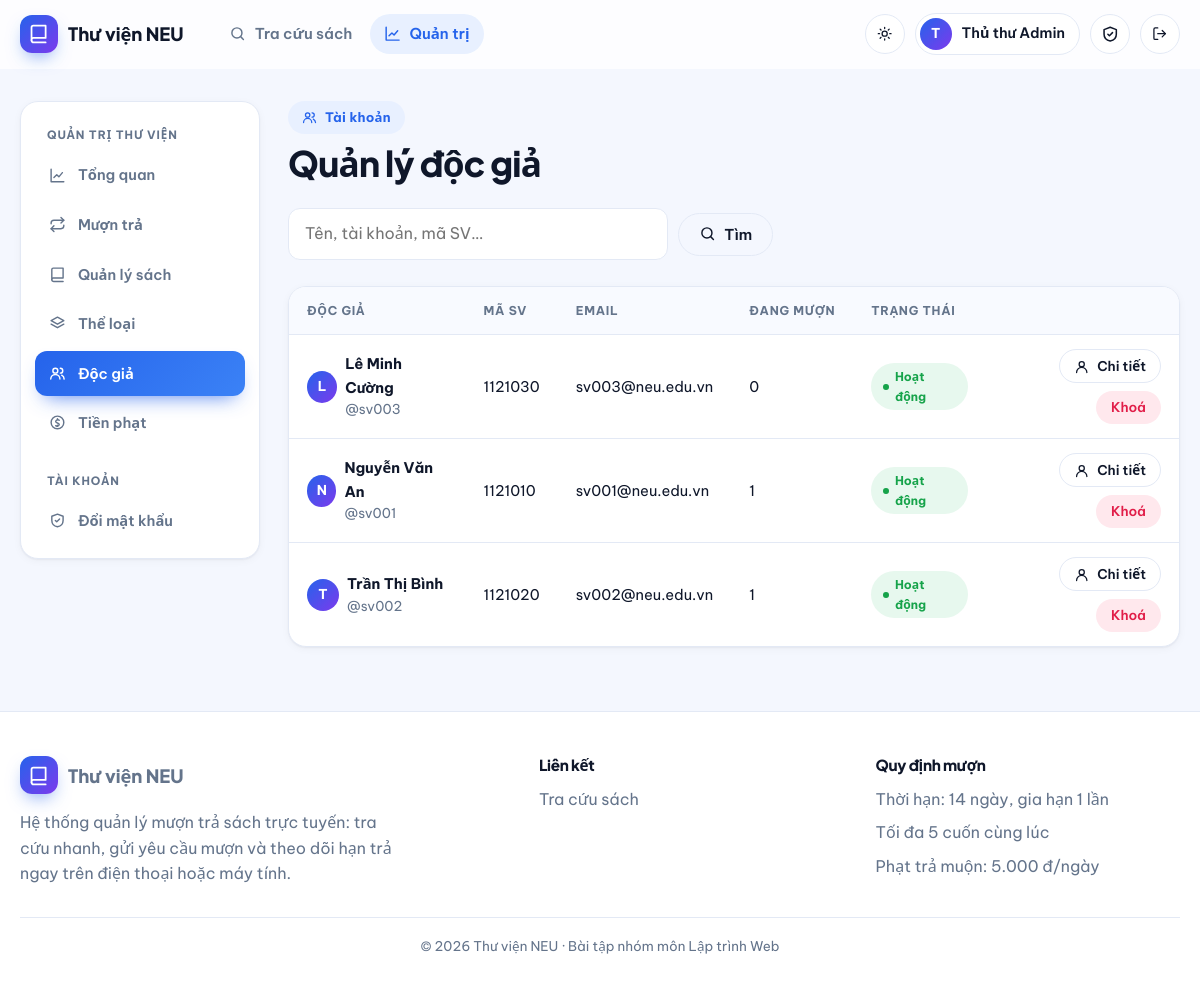
Before: /admin/users (signed in) with the older database file.
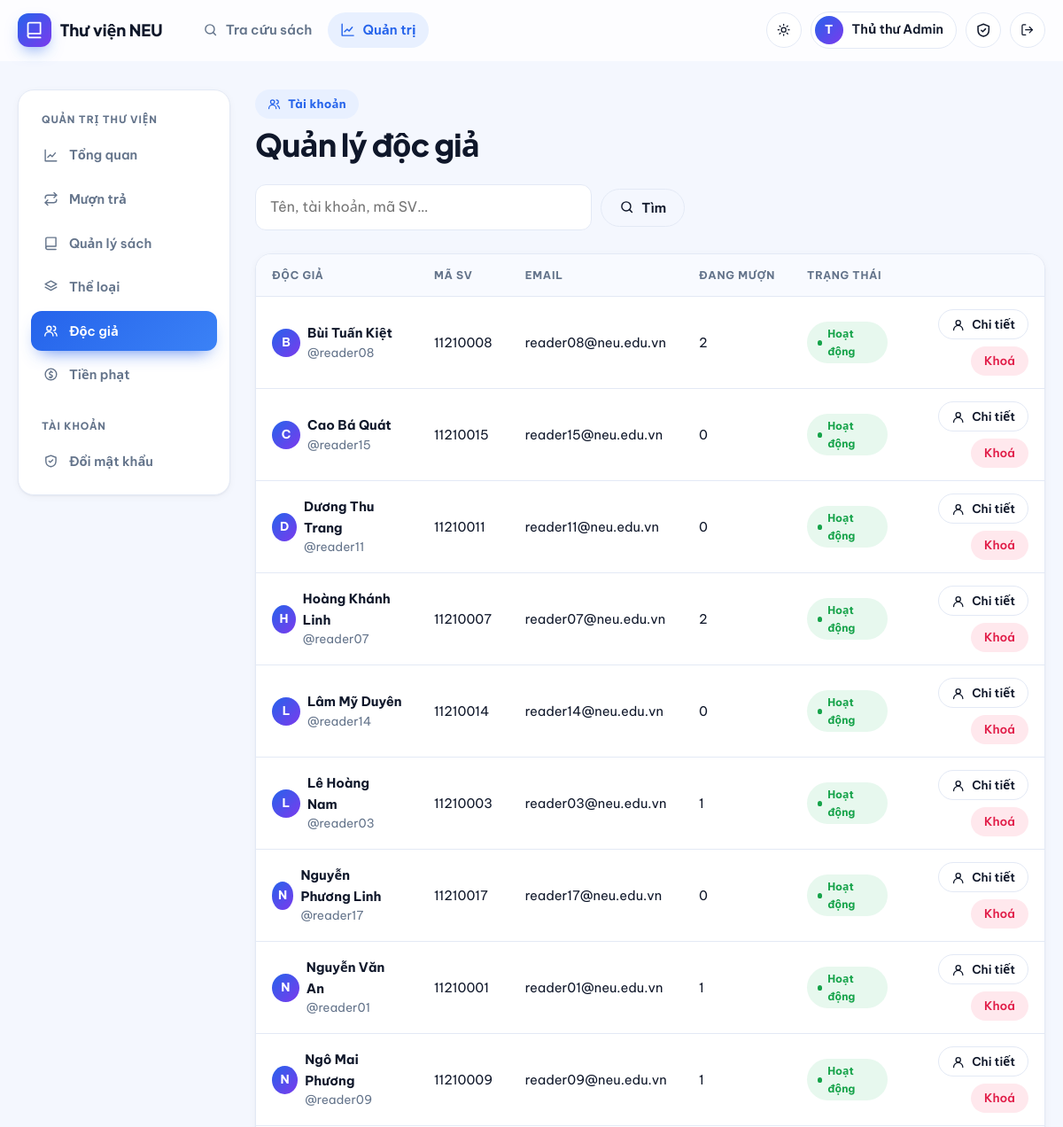
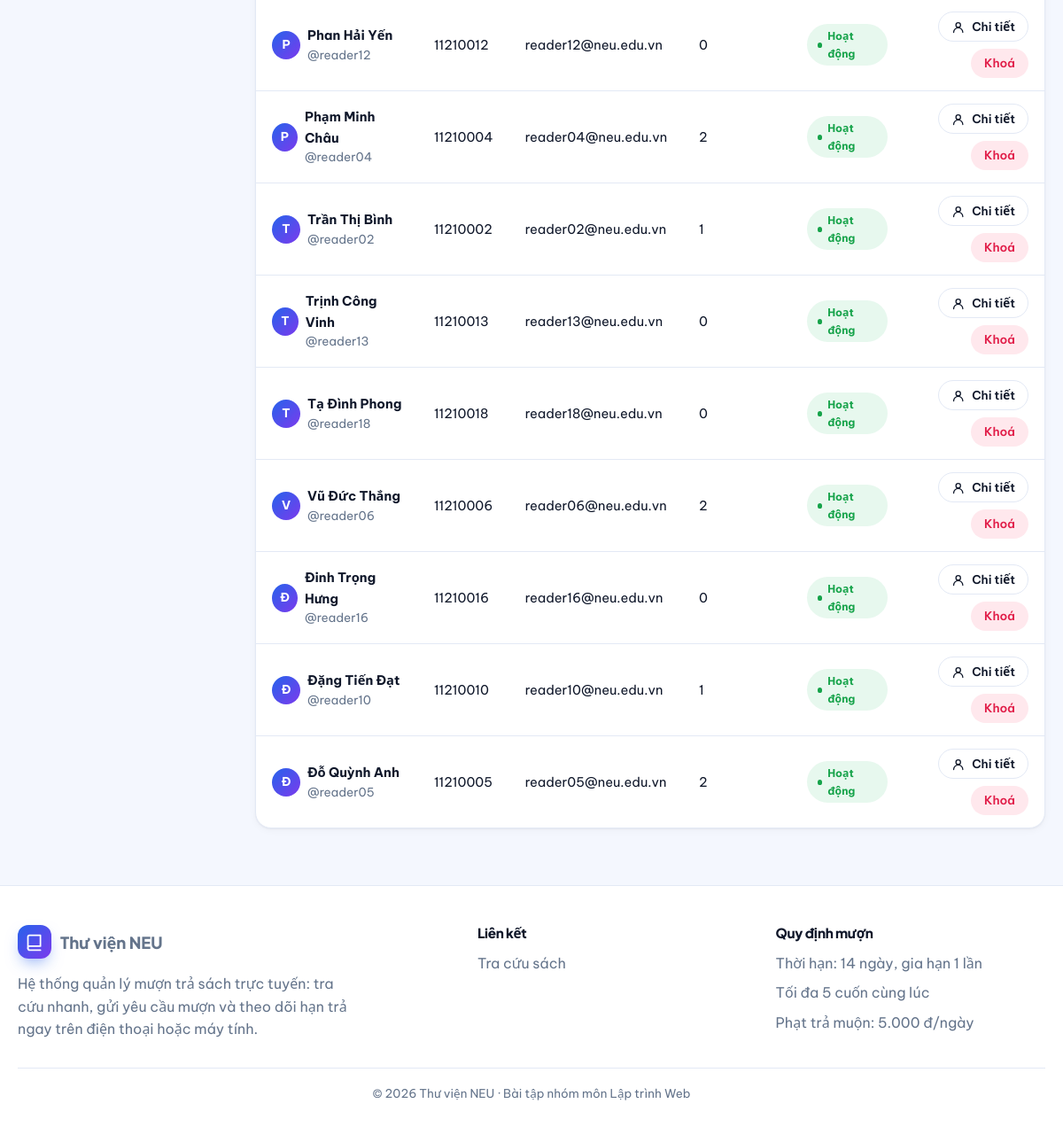
After: the same page with the newer database file (2 pictures, top to bottom).
### app/models.py (models this page shows, shortened)
class User(UserMixin, db.Model):
    id = db.Column(db.Integer, primary_key=True)
    username = db.Column(db.String(50), unique=True, nullable=False, index=True)
    email = db.Column(db.String(120), unique=True, nullable=False)
    full_name = db.Column(db.String(100), nullable=False)
    student_code = db.Column(db.String(30))
    password_hash = db.Column(db.String(255), nullable=False)
    role = db.Column(db.String(20), nullable=False, default=ROLE_READER)
    active = db.Column(db.Boolean, nullable=False, default=True)
    created_at = db.Column(db.DateTime, default=datetime.now)
    loans = db.relationship("Loan", foreign_keys="Loan.user_id", back_populates="user")
    @property
    def is_active(self):  # Flask-Login: tài khoản bị khoá không đăng nhập được
        return self.active
    @property
    def is_admin(self):
        return self.role == ROLE_ADMIN

### app/blueprints/admin.py (the view)
@bp.route("/users")
@admin_required
def users():
    q = request.args.get("q", "").strip()
    query = User.query.filter_by(role="reader")
    if q:
        like = f"%{q}%"
        query = query.filter(db.or_(User.full_name.ilike(like), User.username.ilike(like),
                                     User.student_code.ilike(like)))
    return render_template("admin/users.html", users=query.order_by(User.full_name).all())

### app/blueprints/admin.py (called while the page is built)
def admin_required(fn):
    @wraps(fn)
    @login_required
    def wrapper(*a, **kw):
        if not current_user.is_admin:
            abort(403)
        return fn(*a, **kw)
    return wrapper

### app/models.py (called while the page is built)
@login_manager.user_loader
def load_user(user_id):
    return db.session.get(User, int(user_id))

### app/templates/admin/users.html (shortened to what this page needs)
{% extends "admin/_layout.html" %}
{% from "macros.html" import csrf, icon, empty %}
{% block admin_content %}
<div class="page-head" data-reveal><div><span class="eyebrow">{{ icon('users') }} Tài khoản</span><h1 class="mt-1">Quản lý độc giả</h1></div></div>
<form class="toolbar" method="get" data-reveal>
  <input name="q" value="{{ request.args.q or '' }}" class="input" style="max-width:380px" placeholder="Tên, tài khoản, mã SV…">
  <button class="btn btn-ghost">{{ icon('search') }} Tìm</button>
</form>
{% if users %}
<div class="table-wrap" data-reveal><table class="table">
  <thead><tr><th>Độc giả</th><th>Mã SV</th><th>Email</th><th>Đang mượn</th><th>Trạng thái</th><th></th></tr></thead>
  {% for u in users %}
  <tr>
    <td><div class="flex items-center gap-1"><span class="avatar">{{ u.full_name[:1]|upper }}</span><div><b>{{ u.full_name }}</b><div class="small muted">@{{ u.username }}</div></div></div></td>
    <td>{{ u.student_code or '—' }}</td><td>{{ u.email }}</td>
    <td>{{ u.loans|selectattr('status','equalto','borrowing')|list|length }}</td>
    <td>{% if u.active %}<span class="badge badge-success">Hoạt động</span>{% else %}<span class="badge badge-secondary">Bị khoá</span>{% endif %}</td>
    <td><div class="row-actions">
      <a class="btn btn-sm btn-ghost" href="{{ url_for('admin.user_detail', user_id=u.id) }}">{{ icon('user') }} Chi tiết</a>
      <form method="post" action="{{ url_for('admin.user_toggle', user_id=u.id) }}"
        {% if u.active %}data-confirm="Khoá tài khoản {{ u.username }}? Người này sẽ không đăng nhập được."{% endif %}>{{ csrf() }}
        <button class="btn btn-sm {{ 'btn-danger' if u.active else 'btn-success' }}">{{ 'Khoá' if u.active else 'Mở khoá' }}</button></form></div></td>
  </tr>
  {% endfor %}
</table></div>
{% else %}<div class="card">{{ empty('👥', 'Chưa có độc giả') }}</div>{% endif %}
{% endblock %}

### app/templates/admin/_layout.html
{% extends "base.html" %}
{% from "macros.html" import icon %}
{% block content %}
{% set ep = request.endpoint %}
<div class="admin-shell">
  <aside class="card sidebar" data-reveal="left">
    <div class="side-title">Quản trị thư viện</div>
    <a class="side-link {{ 'active' if ep == 'admin.dashboard' }}" href="{{ url_for('admin.dashboard') }}">{{ icon('chart') }} Tổng quan</a>
    <a class="side-link {{ 'active' if ep == 'admin.loans' }}" href="{{ url_for('admin.loans') }}">{{ icon('loans') }} Mượn trả</a>
    <a class="side-link {{ 'active' if ep in ('admin.books','admin.book_new','admin.book_edit') }}" href="{{ url_for('admin.books') }}">{{ icon('book') }} Quản lý sách</a>
    <a class="side-link {{ 'active' if ep == 'admin.categories' }}" href="{{ url_for('admin.categories') }}">{{ icon('layers') }} Thể loại</a>
    <a class="side-link {{ 'active' if ep in ('admin.users','admin.user_detail') }}" href="{{ url_for('admin.users') }}">{{ icon('users') }} Độc giả</a>
    <a class="side-link {{ 'active' if ep == 'admin.fines' }}" href="{{ url_for('admin.fines') }}">{{ icon('coins') }} Tiền phạt</a>
    <div class="side-title" style="margin-top:12px">Tài khoản</div>
    <a class="side-link {{ 'active' if ep == 'auth.change_password' }}" href="{{ url_for('auth.change_password') }}">{{ icon('shield') }} Đổi mật khẩu</a>
  </aside>
  <section>{% block admin_content %}{% endblock %}</section>
</div>
{% endblock %}

### app/templates/macros.html (shortened to what this page needs)
{% macro icon(name) %}<svg class="icon" viewBox="0 0 24 24" aria-hidden="true">{{ _icons[name]|safe }}</svg>{% endmacro %}

### app/templates/base.html (shortened to what this page needs)
{% from "macros.html" import icon %}
<!doctype html>
<html lang="vi">
<head>
  <link rel="stylesheet" href="{{ url_for('static', filename='css/style.css') }}">
</head>
<body>
<header class="navbar">
  <div class="container nav-inner">
    <a class="brand" href="{{ url_for('main.index') }}"><span class="brand-mark">{{ icon('book') }}</span>Thư viện NEU</a>
    <nav class="nav-links" id="nav-links">
      <a class="nav-link {{ 'active' if request.endpoint in ('main.index','main.book_detail') }}" href="{{ url_for('main.index') }}">{{ icon('search') }} Tra cứu sách</a>
      {% if current_user.is_authenticated and current_user.is_admin %}
      <a class="nav-link {{ 'active' if request.blueprint == 'admin' }}" href="{{ url_for('admin.dashboard') }}">{{ icon('chart') }} Quản trị</a>
      {% endif %}
    </nav>
    <div class="nav-actions">
      <button class="icon-btn theme-toggle" type="button" aria-label="Đổi giao diện sáng/tối">
        <span class="sun">{{ icon('sun') }}</span><span class="moon">{{ icon('moon') }}</span>
      </button>
      {% if current_user.is_authenticated %}
        <div class="user-chip"><span class="avatar">{{ current_user.full_name[:1]|upper }}</span><span class="name">{{ current_user.full_name }}</span></div>
        <a class="icon-btn" href="{{ url_for('auth.change_password') }}" aria-label="Đổi mật khẩu" title="Đổi mật khẩu">{{ icon('shield') }}</a>
        <form method="post" action="{{ url_for('auth.logout') }}">
          <button class="icon-btn" aria-label="Đăng xuất" title="Đăng xuất">{{ icon('logout') }}</button>
        </form>
      {% else %}
        <a class="btn btn-ghost btn-sm" href="{{ url_for('auth.login') }}">Đăng nhập</a>
        <a class="btn btn-primary btn-sm" href="{{ url_for('auth.register') }}">Đăng ký</a>
      {% endif %}
    </div>
  </div>
</header>
<main>
  <div class="container">{% block content %}{% endblock %}</div>
</main>
<footer class="footer">
  <div class="container">
    <div class="footer-grid">
      <div>
        <a class="brand" href="{{ url_for('main.index') }}"><span class="brand-mark">{{ icon('book') }}</span>Thư viện NEU</a>
        <p class="muted mt-2" style="max-width:380px">Hệ thống quản lý mượn trả sách trực tuyến: tra cứu nhanh, gửi yêu cầu mượn và theo dõi hạn trả ngay trên điện thoại hoặc máy tính.</p>
      </div>
      <div><h4>Liên kết</h4><ul>
        <li><a href="{{ url_for('main.index') }}">Tra cứu sách</a></li>
      </ul></div>
      <div><h4>Quy định mượn</h4><ul class="muted">
        <li>Thời hạn: {{ config.LOAN_DAYS }} ngày, gia hạn {{ config.MAX_RENEWALS }} lần</li>
        <li>Tối đa {{ config.MAX_ACTIVE_LOANS }} cuốn cùng lúc</li>
        <li>Phạt trả muộn: {{ '{:,}'.format(config.FINE_PER_DAY).replace(',', '.') }} đ/ngày</li>
      </ul></div>
    </div>
    <div class="copy">© 2026 Thư viện NEU · Bài tập nhóm môn Lập trình Web</div>
  </div>
</footer>
</body>
</html>

Changed rows visible on the page:
added User: full_name "B", full_name "Bùi Tuấn Kiệt", username "reader08", student_code "11210008", email "reader08@neu.edu.vn", loans|selectattr "2", shows "Hoạt động", active "Khoá"
added User: full_name "C", full_name "Cao Bá Quát", username "reader15", student_code "11210015", email "reader15@neu.edu.vn", loans|selectattr "0", shows "Hoạt động", active "Khoá"
added User: full_name "D", full_name "Dương Thu Trang", username "reader11", student_code "11210011", email "reader11@neu.edu.vn", loans|selectattr "0", shows "Hoạt động", active "Khoá"
added User: full_name "H", full_name "Hoàng Khánh Linh", username "reader07", student_code "11210007", email "reader07@neu.edu.vn", loans|selectattr "2", shows "Hoạt động", active "Khoá"
added User: full_name "L", full_name "Lâm Mỹ Duyên", username "reader14", student_code "11210014", email "reader14@neu.edu.vn", loans|selectattr "0", shows "Hoạt động", active "Khoá"
changed User: full_name "Lê Minh Cường" → "Lê Hoàng Nam"; username "sv003" → "reader03"; student_code "1121030" → "11210003"; email "sv003@neu.edu.vn" → "reader03@neu.edu.vn"; loans|selectattr "0" → "1"
added User: full_name "N", full_name "Nguyễn Phương Linh", username "reader17", student_code "11210017", email "reader17@neu.edu.vn", loans|selectattr "0", shows "Hoạt động", active "Khoá"
changed User "Nguyễn Văn An": username "sv001" → "reader01"; student_code "1121010" → "11210001"; email "sv001@neu.edu.vn" → "reader01@neu.edu.vn"
added User: full_name "N", full_name "Ngô Mai Phương", username "reader09", student_code "11210009", email "reader09@neu.edu.vn", loans|selectattr "1", shows "Hoạt động", active "Khoá"
added User: full_name "P", full_name "Phan Hải Yến", username "reader12", student_code "11210012", email "reader12@neu.edu.vn", loans|selectattr "0", shows "Hoạt động", active "Khoá"
added User: full_name "P", full_name "Phạm Minh Châu", username "reader04", student_code "11210004", email "reader04@neu.edu.vn", loans|selectattr "2", shows "Hoạt động", active "Khoá"
changed User "Trần Thị Bình": username "sv002" → "reader02"; student_code "1121020" → "11210002"; email "sv002@neu.edu.vn" → "reader02@neu.edu.vn"
added User: full_name "T", full_name "Trịnh Công Vinh", username "reader13", student_code "11210013", email "reader13@neu.edu.vn", loans|selectattr "0", shows "Hoạt động", active "Khoá"
added User: full_name "T", full_name "Tạ Đình Phong", username "reader18", student_code "11210018", email "reader18@neu.edu.vn", loans|selectattr "0", shows "Hoạt động", active "Khoá"
added User: full_name "V", full_name "Vũ Đức Thắng", username "reader06", student_code "11210006", email "reader06@neu.edu.vn", loans|selectattr "2", shows "Hoạt động", active "Khoá"
added User: full_name "Đ", full_name "Đinh Trọng Hưng", username "reader16", student_code "11210016", email "reader16@neu.edu.vn", loans|selectattr "0", shows "Hoạt động", active "Khoá"
added User: full_name "Đ", full_name "Đặng Tiến Đạt", username "reader10", student_code "11210010", email "reader10@neu.edu.vn", loans|selectattr "1", shows "Hoạt động", active "Khoá"
added User: full_name "Đ", full_name "Đỗ Quỳnh Anh", username "reader05", student_code "11210005", email "reader05@neu.edu.vn", loans|selectattr "2", shows "Hoạt động", active "Khoá"
